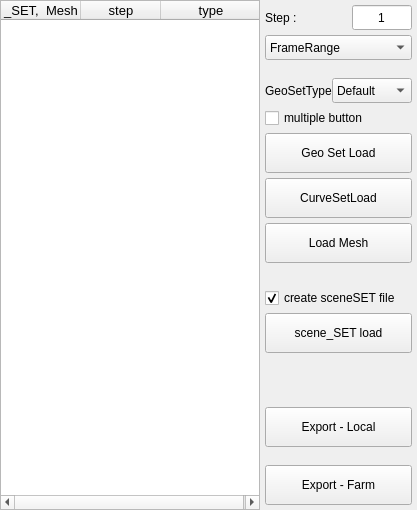
                          <widget class="QWidget" name="tab3">
                           <attribute name="title">
                            <string>Alembic</string>
                           </attribute>
                           <layout class="QVBoxLayout" name="verticalLayout_8">
                            <property name="spacing">
                             <number>0</number>
                            </property>
                            <property name="leftMargin">
                             <number>0</number>
                            </property>
                            <property name="topMargin">
                             <number>0</number>
                            </property>
                            <property name="rightMargin">
                             <number>0</number>
                            </property>
                            <property name="bottomMargin">
                             <number>0</number>
                            </property>
                            <item>
                             <widget class="QWidget" name="alembicMenuWidget" native="true">
                              <layout class="QHBoxLayout" name="horizontalLayout_9">
                               <property name="spacing">
                                <number>0</number>
                               </property>
                               <property name="leftMargin">
                                <number>0</number>
                               </property>
                               <property name="topMargin">
                                <number>0</number>
                               </property>
                               <property name="rightMargin">
                                <number>0</number>
                               </property>
                               <property name="bottomMargin">
                                <number>0</number>
                               </property>
                               <item>
                                <widget class="QTreeWidget" name="alembic_TreeWidget">
                                 <property name="sizePolicy">
                                  <sizepolicy hsizetype="Expanding" vsizetype="Expanding">
                                   <horstretch>0</horstretch>
                                   <verstretch>0</verstretch>
                                  </sizepolicy>
                                 </property>
                                 <property name="minimumSize">
                                  <size>
                                   <width>260</width>
                                   <height>0</height>
                                  </size>
                                 </property>
                                 <property name="font">
                                  <font>
                                   <pointsize>10</pointsize>
                                  </font>
                                 </property>
                                 <property name="alternatingRowColors">
                                  <bool>true</bool>
                                 </property>
                                 <property name="selectionMode">
                                  <enum>QAbstractItemView::ExtendedSelection</enum>
                                 </property>
                                 <property name="sortingEnabled">
                                  <bool>false</bool>
                                 </property>
                                 <attribute name="headerDefaultSectionSize">
                                  <number>80</number>
                                 </attribute>
                                 <attribute name="headerShowSortIndicator" stdset="0">
                                  <bool>false</bool>
                                 </attribute>
                                 <column>
                                  <property name="text">
                                   <string notr="true">_SET,  Mesh</string>
                                  </property>
                                  <property name="textAlignment">
                                   <set>AlignCenter</set>
                                  </property>
                                 </column>
                                 <column>
                                  <property name="text">
                                   <string>step</string>
                                  </property>
                                  <property name="textAlignment">
                                   <set>AlignCenter</set>
                                  </property>
                                 </column>
                                 <column>
                                  <property name="text">
                                   <string>type</string>
                                  </property>
                                  <property name="textAlignment">
                                   <set>AlignCenter</set>
                                  </property>
                                 </column>
                                </widget>
                               </item>
                               <item>
                                <layout class="QVBoxLayout" name="verticalLayout_13">
                                 <property name="spacing">
                                  <number>5</number>
                                 </property>
                                 <property name="leftMargin">
                                  <number>5</number>
                                 </property>
                                 <property name="topMargin">
                                  <number>5</number>
                                 </property>
                                 <property name="rightMargin">
                                  <number>5</number>
                                 </property>
                                 <property name="bottomMargin">
                                  <number>5</number>
                                 </property>
                                 <item>
                                  <layout class="QHBoxLayout" name="horizontalLayout_3">
                                   <property name="spacing">
                                    <number>0</number>
                                   </property>
                                   <property name="leftMargin">
                                    <number>0</number>
                                   </property>
                                   <property name="topMargin">
                                    <number>0</number>
                                   </property>
                                   <property name="rightMargin">
                                    <number>0</number>
                                   </property>
                                   <property name="bottomMargin">
                                    <number>0</number>
                                   </property>
                                   <item>
                                    <widget class="QLabel" name="alembic_step_label">
                                     <property name="minimumSize">
                                      <size>
                                       <width>20</width>
                                       <height>0</height>
                                      </size>
                                     </property>
                                     <property name="text">
                                      <string>Step :</string>
                                     </property>
                                    </widget>
                                   </item>
                                   <item>
                                    <widget class="QLineEdit" name="alembic_opt_lineEdit">
                                     <property name="sizePolicy">
                                      <sizepolicy hsizetype="Fixed" vsizetype="Fixed">
                                       <horstretch>0</horstretch>
                                       <verstretch>0</verstretch>
                                      </sizepolicy>
                                     </property>
                                     <property name="minimumSize">
                                      <size>
                                       <width>0</width>
                                       <height>25</height>
                                      </size>
                                     </property>
                                     <property name="maximumSize">
                                      <size>
                                       <width>60</width>
                                       <height>16777215</height>
                                      </size>
                                     </property>
                                     <property name="layoutDirection">
                                      <enum>Qt::LeftToRight</enum>
                                     </property>
                                     <property name="text">
                                      <string>1</string>
                                     </property>
                                     <property name="alignment">
                                      <set>Qt::AlignCenter</set>
                                     </property>
                                    </widget>
                                   </item>
                                  </layout>
                                 </item>
                                 <item>
                                  <widget class="QComboBox" name="abcFrameRange_combo">
                                   <property name="minimumSize">
                                    <size>
                                     <width>0</width>
                                     <height>25</height>
                                    </size>
                                   </property>
                                   <item>
                                    <property name="text">
                                     <string>FrameRange</string>
                                    </property>
                                   </item>
                                   <item>
                                    <property name="text">
                                     <string>CurrentFrame</string>
                                    </property>
                                   </item>
                                  </widget>
                                 </item>
                                 <item>
                                  <spacer name="verticalSpacer_7">
                                   <property name="orientation">
                                    <enum>Qt::Vertical</enum>
                                   </property>
                                   <property name="sizeType">
                                    <enum>QSizePolicy::Expanding</enum>
                                   </property>
                                   <property name="sizeHint" stdset="0">
                                    <size>
                                     <width>20</width>
                                     <height>13</height>
                                    </size>
                                   </property>
                                  </spacer>
                                 </item>
                                 <item>
                                  <layout class="QHBoxLayout" name="horizontalLayout_16">
                                   <property name="spacing">
                                    <number>0</number>
                                   </property>
                                   <property name="leftMargin">
                                    <number>0</number>
                                   </property>
                                   <property name="topMargin">
                                    <number>0</number>
                                   </property>
                                   <item>
                                    <widget class="QLabel" name="label_10">
                                     <property name="text">
                                      <string>GeoSetType</string>
                                     </property>
                                    </widget>
                                   </item>
                                   <item>
                                    <widget class="QComboBox" name="lod_ComboBox">
                                     <property name="minimumSize">
                                      <size>
                                       <width>80</width>
                                       <height>25</height>
                                      </size>
                                     </property>
                                     <item>
                                      <property name="text">
                                       <string>Default</string>
                                      </property>
                                     </item>
                                     <item>
                                      <property name="text">
                                       <string>Low</string>
                                      </property>
                                     </item>
                                     <item>
                                      <property name="text">
                                       <string>Mid</string>
                                      </property>
                                     </item>
                                     <item>
                                      <property name="text">
                                       <string>Hi</string>
                                      </property>
                                     </item>
                                    </widget>
                                   </item>
                                  </layout>
                                 </item>
                                 <item>
                                  <widget class="QCheckBox" name="multiBtn_checkBox">
                                   <property name="text">
                                    <string>multiple button</string>
                                   </property>
                                  </widget>
                                 </item>
                                 <item>
                                  <widget class="QPushButton" name="alembicGeoSetLoad_PushButton">
                                   <property name="sizePolicy">
                                    <sizepolicy hsizetype="Minimum" vsizetype="Preferred">
                                     <horstretch>0</horstretch>
                                     <verstretch>0</verstretch>
                                    </sizepolicy>
                                   </property>
                                   <property name="minimumSize">
                                    <size>
                                     <width>100</width>
                                     <height>40</height>
                                    </size>
                                   </property>
                                   <property name="text">
                                    <string>Geo Set Load</string>
                                   </property>
                                  </widget>
                                 </item>
                                 <item>
                                  <widget class="QPushButton" name="alembicCurveSetLoad_PushButton">
                                   <property name="sizePolicy">
                                    <sizepolicy hsizetype="Minimum" vsizetype="Preferred">
                                     <horstretch>0</horstretch>
                                     <verstretch>0</verstretch>
                                    </sizepolicy>
                                   </property>
                                   <property name="minimumSize">
                                    <size>
                                     <width>100</width>
                                     <height>40</height>
                                    </size>
                                   </property>
                                   <property name="text">
                                    <string>CurveSetLoad</string>
                                   </property>
                                  </widget>
                                 </item>
                                 <item>
                                  <widget class="QPushButton" name="alembicLoadMeshPushButton">
                                   <property name="sizePolicy">
                                    <sizepolicy hsizetype="Minimum" vsizetype="Preferred">
                                     <horstretch>0</horstretch>
                                     <verstretch>0</verstretch>
                                    </sizepolicy>
                                   </property>
                                   <property name="minimumSize">
                                    <size>
                                     <width>100</width>
                                     <height>40</height>
                                    </size>
                                   </property>
                                   <property name="text">
                                    <string>Load Mesh</string>
                                   </property>
                                  </widget>
                                 </item>
                                 <item>
                                  <spacer name="verticalSpacer_26">
                                   <property name="orientation">
                                    <enum>Qt::Vertical</enum>
                                   </property>
                                   <property name="sizeHint" stdset="0">
                                    <size>
                                     <width>20</width>
                                     <height>20</height>
                                    </size>
                                   </property>
                                  </spacer>
                                 </item>
                                 <item>
                                  <widget class="QCheckBox" name="createSceneSetFile_checkBox">
                                   <property name="text">
                                    <string>create sceneSET file</string>
                                   </property>
                                   <property name="checked">
                                    <bool>true</bool>
                                   </property>
                                  </widget>
                                 </item>
                                 <item>
                                  <widget class="QPushButton" name="alembicSceneSetLoad_pushButton">
                                   <property name="minimumSize">
                                    <size>
                                     <width>0</width>
                                     <height>40</height>
                                    </size>
                                   </property>
                                   <property name="text">
                                    <string>scene_SET load</string>
                                   </property>
                                  </widget>
                                 </item>
                                 <item>
                                  <spacer name="verticalSpacer_12">
                                   <property name="orientation">
                                    <enum>Qt::Vertical</enum>
                                   </property>
                                   <property name="sizeType">
                                    <enum>QSizePolicy::Expanding</enum>
                                   </property>
                                   <property name="sizeHint" stdset="0">
                                    <size>
                                     <width>20</width>
                                     <height>49</height>
                                    </size>
                                   </property>
                                  </spacer>
                                 </item>
                                 <item>
                                  <widget class="QPushButton" name="alembicExport_PushButton1">
                                   <property name="sizePolicy">
                                    <sizepolicy hsizetype="Minimum" vsizetype="Preferred">
                                     <horstretch>0</horstretch>
                                     <verstretch>0</verstretch>
                                    </sizepolicy>
                                   </property>
                                   <property name="minimumSize">
                                    <size>
                                     <width>0</width>
                                     <height>40</height>
                                    </size>
                                   </property>
                                   <property name="text">
                                    <string>Export - Local</string>
                                   </property>
                                  </widget>
                                 </item>
                                 <item>
                                  <spacer name="verticalSpacer_4">
                                   <property name="orientation">
                                    <enum>Qt::Vertical</enum>
                                   </property>
                                   <property name="sizeType">
                                    <enum>QSizePolicy::Expanding</enum>
                                   </property>
                                   <property name="sizeHint" stdset="0">
                                    <size>
                                     <width>20</width>
                                     <height>13</height>
                                    </size>
                                   </property>
                                  </spacer>
                                 </item>
                                 <item>
                                  <widget class="QPushButton" name="renderFarm3PushButtom">
                                   <property name="minimumSize">
                                    <size>
                                     <width>0</width>
                                     <height>40</height>
                                    </size>
                                   </property>
                                   <property name="text">
                                    <string>Export - Farm</string>
                                   </property>
                                  </widget>
                                 </item>
                                </layout>
                               </item>
                              </layout>
                             </widget>
                            </item>
                           </layout>
                          </widget>
